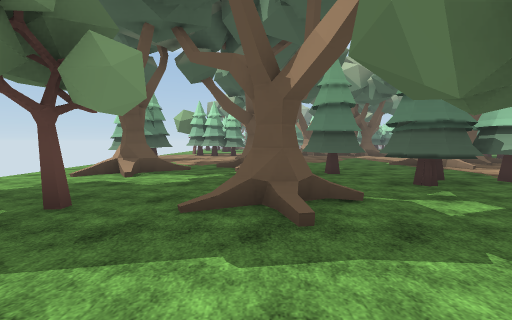
view 1 (above)

24 first-person views from a walk through a 3-D level made in the Unity game engine. The camera is 1.5 m above the floor, tilts 4° down and sees 90° across. The floor is counted in squares, 2 m on a side. Each view is taken from the middle of a square. On the plan, view 1 faces up. The plan holds only what a view shows up to about 9 squares ahead; the rest is blank. The place goes on beyond the plan. The player character is not drawn. Some surface patterns are stand-ins.

view 2
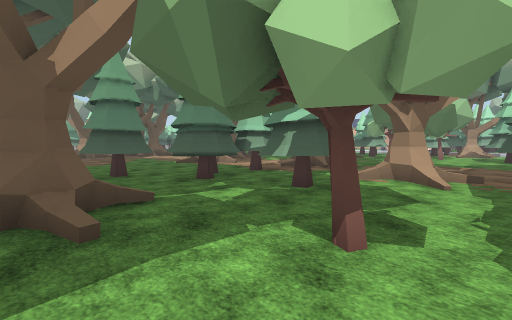

view 3
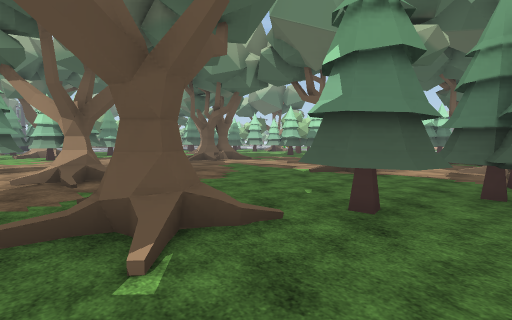

view 4
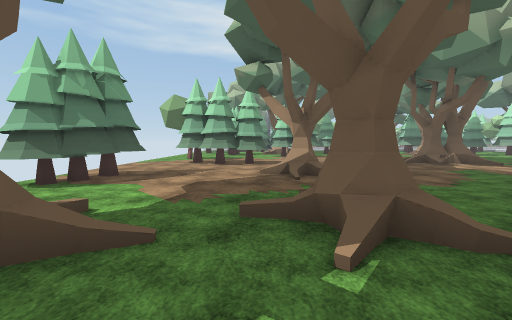

view 5
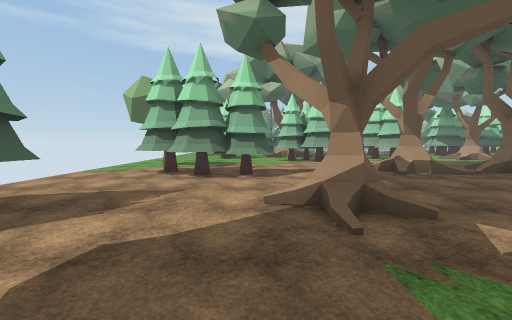

view 6
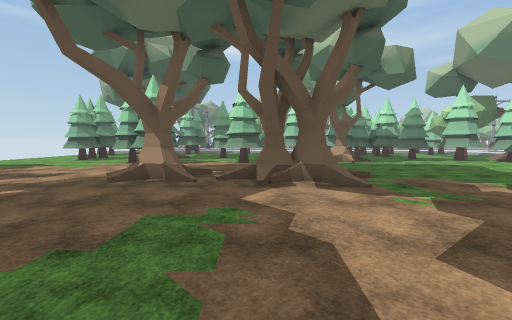

view 7
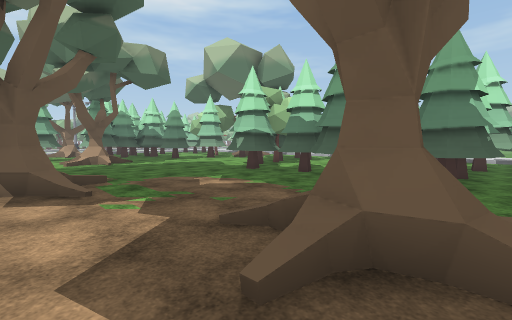

view 8
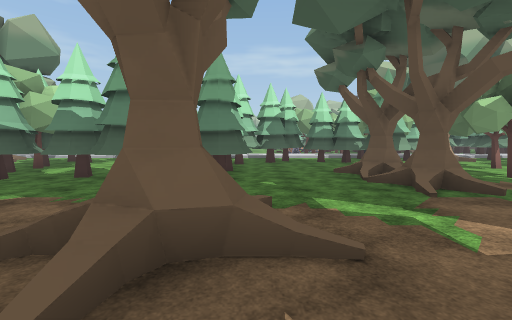

view 9
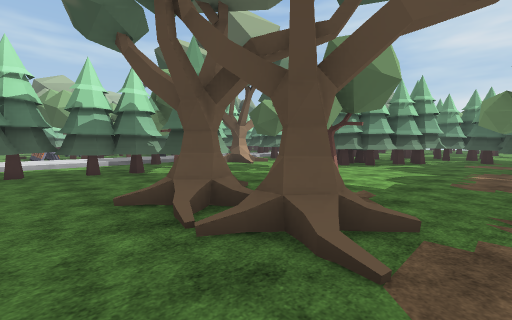

view 10
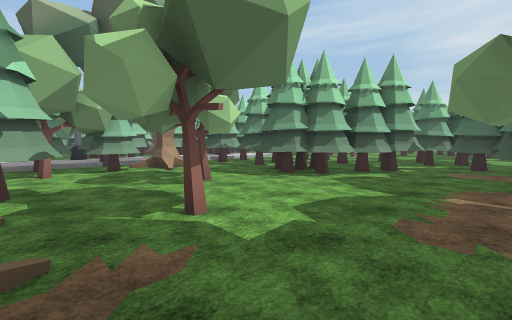

view 11
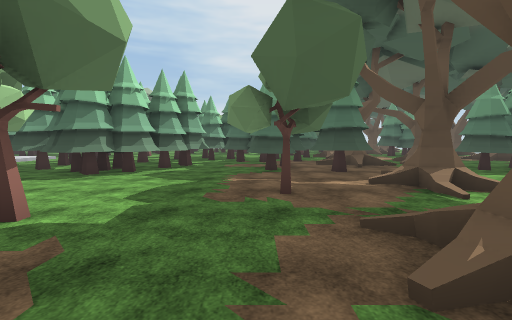

view 12
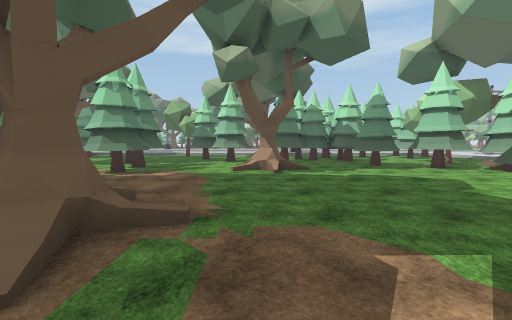

view 13
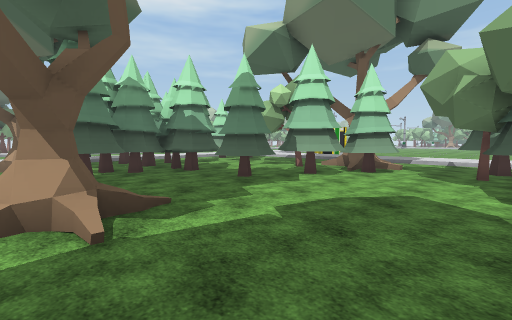

view 14
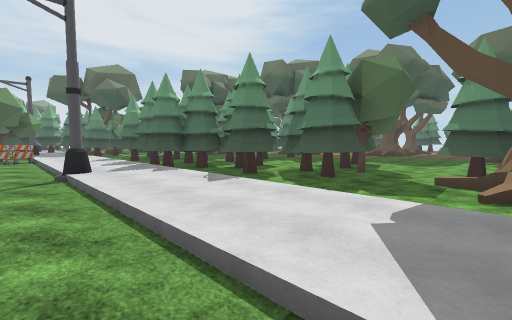

view 15
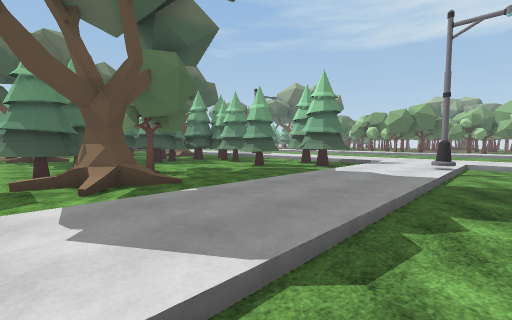

view 16
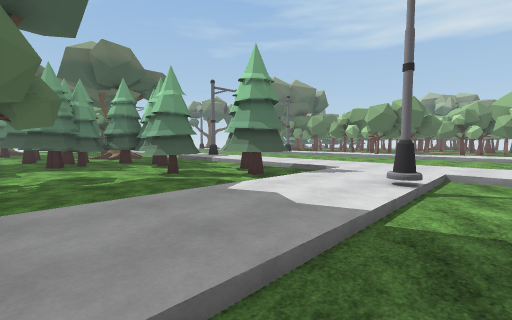

view 17
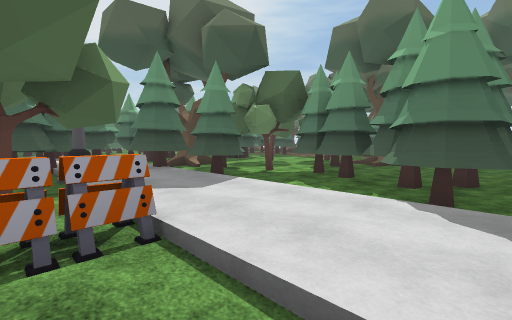

view 18
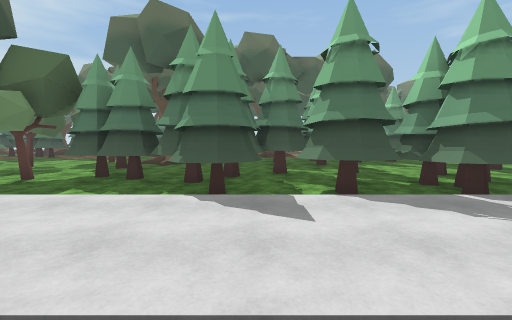

view 19
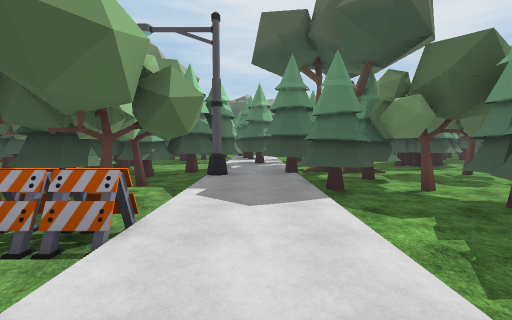

view 20
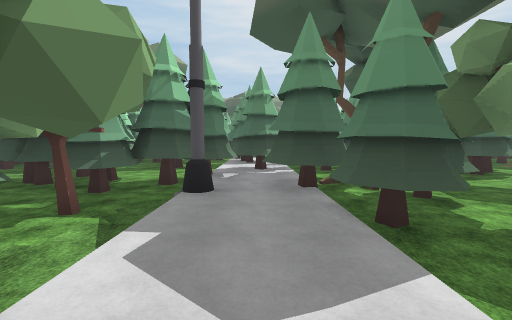

view 21
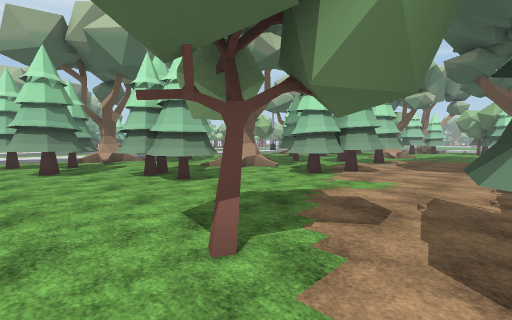

view 22
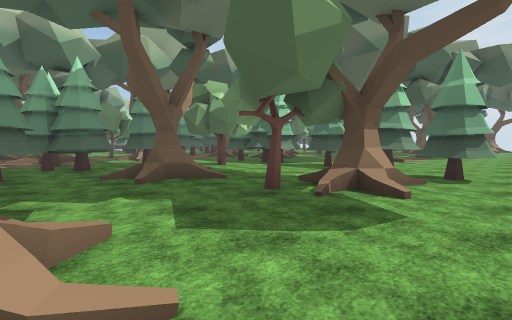

view 23
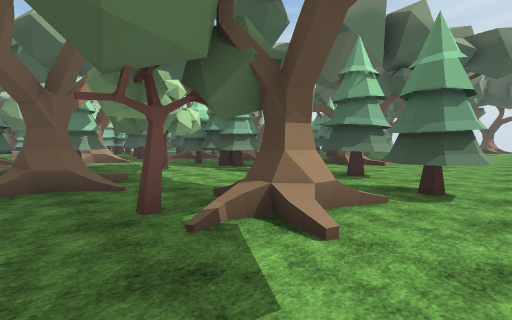

view 24
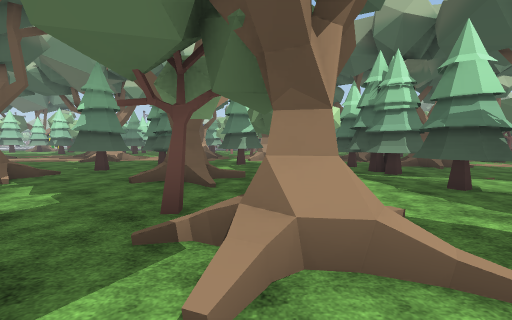

### Floor plan
Key: @ floor where view 1 was taken; # wall or solid block; x gap in a wall; . main floor; : floor 0.25 m higher than the main floor; / step, stairs or slope; T thing the floor can be seen under or through; O other object.
Columns run from 5 left of view 1 to 21 right of it. Each row starts with its distance up from view 1.
 32                          ..
 31                          ..
 30
 29                      //////
 28                     :::::::
 27                     ////://
 26                 #  .###/:/.
 25 #             O.###x###/:#.
 24 ###.            ###.#../:/
 23 ##...          ###...../:/.
 22 .#....        ####...../:/.
 21 ..##.OO   ... #.....#../:/.
 20 ..##.....##.. /..###.O./:/.
 19 .....##..##..O/...###O//:/.
 18 .....###.##........##../:/.
 17 ......................./:/.
 16 .#.................###./:/.
 15 ..#.....O///....#######::/.
 14 ..###...O/OO/...##  ###::/.
 13 ............/...##  ###::#.
 12 ................#   ####:/.
 11  #...O..........#######/:/.
 10 ##...........O  #######/:/.
  9 #........../.O......TTT/:/.
  8 ../..O....OO/.......TTT/:/.
  7 . O/.O....//....//...T.///O
  6 .//....#..../..O/O/TTT./:/#
  5 ........TT#/O/..//TTTT./:/.
  4 .....//.T...O/..#....TT#://
  3 ../#/O..TT...........TT###.
  2 ./O/....TT//..#...#..T#####
  1 ./O....#../O........./O
  0 .#...@.....##....###...#
 -1 .####.###...###..#######
 -2 ..###.# /./O #..##
 -3 ......./O  O ##.##
 -4 ....O ..      ###
 -5 ....O  .
 -6 ...
 -7
 -8
 -9   OO

Positions as (right, up) in squares from view 1, and headings:
1: (0, 0), facing up
2: (0, 0), facing up-right
3: (-1, 5), facing up-right
4: (-1, 5), facing up
5: (-1, 8), facing up
6: (5, 9), facing up
7: (6, 9), facing up-right
8: (6, 9), facing right
9: (9, 8), facing down-right
10: (9, 5), facing down-right
11: (9, 6), facing down
12: (8, 12), facing up
13: (8, 16), facing up-right
14: (21, 19), facing down-left
15: (21, 18), facing up-left
16: (21, 21), facing up-left
17: (21, 9), facing down-left
18: (21, 9), facing left
19: (19, 9), facing down
20: (19, 7), facing down
21: (-5, 15), facing up-right
22: (-5, 6), facing down-right
23: (-5, 4), facing down-right
24: (-5, 2), facing right
